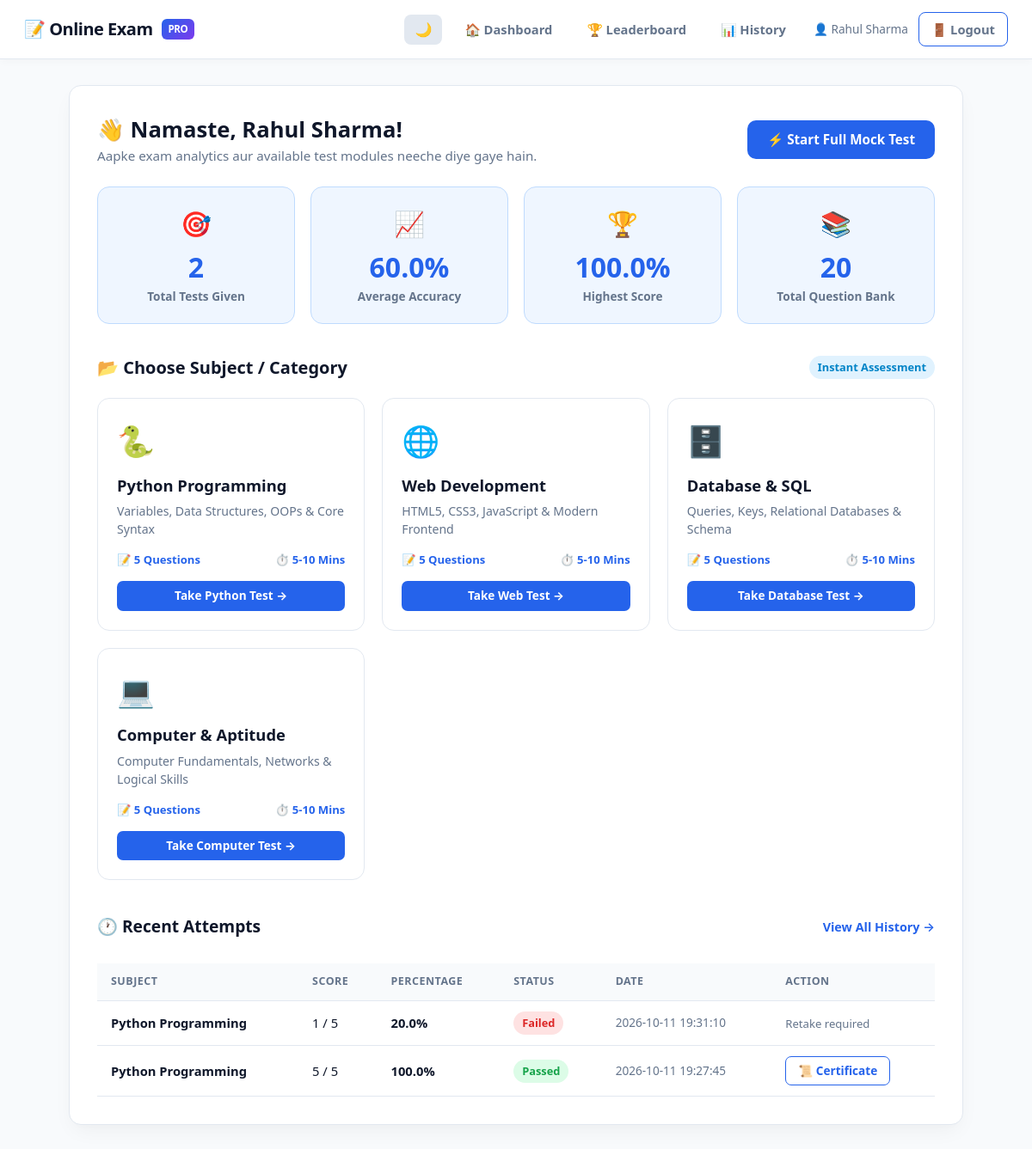
/dashboard (signed in), run on the app's committed database.
### tables this page shows
CREATE TABLE subjects (
    id          INTEGER PRIMARY KEY AUTOINCREMENT,
    name        TEXT NOT NULL UNIQUE,
    slug        TEXT NOT NULL UNIQUE,
    description TEXT,
    icon        TEXT
);

CREATE TABLE results (
    id           INTEGER PRIMARY KEY AUTOINCREMENT,
    user_id      INTEGER NOT NULL,
    subject_name TEXT DEFAULT 'Mixed Practice',
    score        INTEGER NOT NULL,
    total        INTEGER NOT NULL,
    percentage   REAL    NOT NULL,
    time_taken   INTEGER DEFAULT 0,
    tab_switches INTEGER DEFAULT 0,
    attempted_at TIMESTAMP DEFAULT CURRENT_TIMESTAMP,
    FOREIGN KEY (user_id) REFERENCES users(id) ON DELETE CASCADE
);

### app.py (the view)
@app.route("/dashboard")
@login_required
def dashboard():
    user_id = session["user_id"]
    conn    = get_db()
    cursor  = conn.cursor()
    cursor.execute("""
        SELECT s.*, COUNT(q.id) as question_count
        FROM subjects s
        LEFT JOIN questions q ON s.id = q.subject_id
        GROUP BY s.id
    """)
    subjects = cursor.fetchall()
    cursor.execute("SELECT COUNT(*) FROM questions")
    total_db_questions = cursor.fetchone()[0]
    cursor.execute("""
        SELECT
            COUNT(*) as total_attempts,
            AVG(percentage) as avg_percentage,
            MAX(percentage) as best_percentage
        FROM results
        WHERE user_id = ?
    """, (user_id,))
    stats_row = cursor.fetchone()
    total_attempts  = stats_row["total_attempts"] or 0
    avg_percentage  = round(stats_row["avg_percentage"], 1) if stats_row["avg_percentage"] else 0
    best_percentage = round(stats_row["best_percentage"], 1) if stats_row["best_percentage"] else 0
    cursor.execute("""
        SELECT id, subject_name, score, total, percentage, time_taken, attempted_at
        FROM results
        WHERE user_id = ?
        ORDER BY attempted_at DESC
        LIMIT 5
    """, (user_id,))
    recent_results = cursor.fetchall()
    conn.close()
    return render_template(
        "dashboard.html",
        name=session["name"],
        subjects=subjects,
        total_db_questions=total_db_questions,
        total_attempts=total_attempts,
        avg_percentage=avg_percentage,
        best_percentage=best_percentage,
        recent_results=recent_results
    )

### app.py (called while the page is built)
def get_db():
    conn = sqlite3.connect(DB_PATH)
    conn.row_factory = sqlite3.Row
    conn.execute("PRAGMA foreign_keys = ON")
    return conn

def login_required(f):
    @wraps(f)
    def decorated(*args, **kwargs):
        if "user_id" not in session:
            flash("Pehle login karein.", "warning")
            return redirect(url_for("home"))
        return f(*args, **kwargs)
    return decorated

### templates/dashboard.html (shortened to what this page needs)
{% extends "base.html" %}
{% block content %}
<div class="container">
    <div class="card">
        <div style="display:flex; justify-content:space-between; align-items:center; flex-wrap:wrap; gap:12px; margin-bottom:16px;">
            <div>
                <h2 style="font-size: 1.6rem; font-weight:800;">👋 Namaste, {{ name }}!</h2>
                <p style="color:var(--text-muted); font-size:0.95rem;">Aapke exam analytics aur available test modules neeche diye gaye hain.</p>
            </div>
            <div>
                <a href="{{ url_for('exam', subject_id='all') }}" class="btn btn-primary">
                    ⚡ Start Full Mock Test
                </a>
            </div>
        </div>
        <div class="stats-grid">
            <div class="stat-card">
                <div class="stat-icon">🎯</div>
                <div class="stat-value">{{ total_attempts }}</div>
                <div class="stat-label">Total Tests Given</div>
            </div>
            <div class="stat-card">
                <div class="stat-icon">📈</div>
                <div class="stat-value">{{ avg_percentage }}%</div>
                <div class="stat-label">Average Accuracy</div>
            </div>
            <div class="stat-card">
                <div class="stat-icon">🏆</div>
                <div class="stat-value">{{ best_percentage }}%</div>
                <div class="stat-label">Highest Score</div>
            </div>
            <div class="stat-card">
                <div class="stat-icon">📚</div>
                <div class="stat-value">{{ total_db_questions }}</div>
                <div class="stat-label">Total Question Bank</div>
            </div>
        </div>
        <div style="margin-top: 36px;">
            <div style="display:flex; justify-content:space-between; align-items:center;">
                <h3 style="font-size:1.25rem; font-weight:700;">📂 Choose Subject / Category</h3>
                <span class="badge badge-blue">Instant Assessment</span>
            </div>
            <div class="subjects-grid">
                {% for s in subjects %}
                <div class="subject-card">
                    <div>
                        <div class="subject-icon">{{ s.icon or '📘' }}</div>
                        <h4>{{ s.name }}</h4>
                        <p>{{ s.description or 'Practice multiple-choice questions on this subject.' }}</p>
                    </div>
                    <div>
                        <div class="subject-meta">
                            <span>📝 {{ s.question_count }} Questions</span>
                            <span>⏱️ 5-10 Mins</span>
                        </div>
                        <a href="{{ url_for('exam', subject_id=s.id) }}" class="btn btn-primary btn-block btn-sm">
                            Take {{ s.name.split(' ')[0] }} Test →
                        </a>
                    </div>
                </div>
                {% endfor %}
            </div>
        </div>
        <div style="margin-top: 40px;">
            <div style="display:flex; justify-content:space-between; align-items:center; margin-bottom:12px;">
                <h3 style="font-size:1.2rem; font-weight:700;">🕐 Recent Attempts</h3>
                <a href="{{ url_for('results_history') }}" style="color:var(--primary); font-size:0.9rem; text-decoration:none; font-weight:600;">
                    View All History →
                </a>
            </div>
            {% if recent_results %}
            <div class="table-responsive">
                <table class="custom-table">
                    <thead>
                        <tr>
                            <th>Subject</th>
                            <th>Score</th>
                            <th>Percentage</th>
                            <th>Status</th>
                            <th>Date</th>
                            <th>Action</th>
                        </tr>
                    </thead>
                    <tbody>
                        {% for r in recent_results %}
                        <tr>
                            <td><strong>{{ r.subject_name }}</strong></td>
                            <td>{{ r.score }} / {{ r.total }}</td>
                            <td><strong>{{ r.percentage }}%</strong></td>
                            <td>
                                {% if r.percentage >= 60 %}
                                    <span class="badge badge-green">Passed</span>
                                {% else %}
                                    <span class="badge badge-red">Failed</span>
                                {% endif %}
                            </td>
                            <td style="color:var(--text-muted); font-size:0.85rem;">{{ r.attempted_at }}</td>
                            <td>
                                {% if r.percentage >= 60 %}
                                    <a href="{{ url_for('certificate', result_id=r.id) }}" class="btn btn-outline btn-sm">
                                        📜 Certificate
                                    </a>
                                {% else %}
                                    <span style="color:var(--text-muted); font-size:0.82rem;">Retake required</span>
                                {% endif %}
                            </td>
                        </tr>
                        {% endfor %}
                    </tbody>
                </table>
            </div>
            {% endif %}
        </div>
    </div>
</div>
{% endblock %}

### templates/base.html (shortened to what this page needs)
<!DOCTYPE html>
<html lang="en">
<head>
    <link rel="stylesheet" href="{{ url_for('static', filename='style.css') }}">
</head>
<body>
<nav class="navbar">
    <a href="{{ url_for('home') }}" class="brand-link">
        <span>📝 Online Exam</span>
        <span class="brand-badge">PRO</span>
    </a>
    <div class="nav-links">
        <button id="theme-toggle" class="theme-toggle-btn" title="Toggle Dark/Light Mode">
            <span id="theme-icon">🌙</span>
        </button>
        {% if session.get('user_id') %}
            <a href="{{ url_for('dashboard') }}">🏠 Dashboard</a>
            <a href="{{ url_for('leaderboard') }}">🏆 Leaderboard</a>
            <a href="{{ url_for('results_history') }}">📊 History</a>
            <span style="font-size: 0.85rem; color: var(--text-muted); margin-left: 6px;">
                👤 {{ session.name }}
            </span>
            <a href="{{ url_for('logout') }}" class="btn btn-outline btn-sm">🚪 Logout</a>
        {% else %}
            <a href="{{ url_for('home') }}">Login</a>
            <a href="{{ url_for('register') }}" class="btn btn-primary btn-sm">Sign Up</a>
        {% endif %}
    </div>
</nav>
{% block content %}{% endblock %}
</body>
</html>

### data on the page
subjects: icon "🐍", name "Python Programming", description "Variables, Data Structures, OOPs & Core Syntax", question_count "5", name "Python"
subjects: icon "🌐", name "Web Development", description "HTML5, CSS3, JavaScript & Modern Frontend", question_count "5", name "Web"
subjects: icon "🗄️", name "Database & SQL", description "Queries, Keys, Relational Databases & Schema", question_count "5", name "Database"
subjects: icon "💻", name "Computer & Aptitude", description "Computer Fundamentals, Networks & Logical Skills", question_count "5", name "Computer"
results: subject_name "Python Programming", score "1", total "5", percentage "20.0", shows "Failed", attempted_at "2026-10-11 19:31:10", shows "Retake required"
results: subject_name "Python Programming", score "5", total "5", percentage "100.0", shows "Passed", attempted_at "2026-10-11 19:27:45"

### other printed values
{{ session.name }} "Rahul Sharma"
{{ name }} "Rahul Sharma"
{{ total_attempts }} "2"
{{ avg_percentage }} "60.0"
{{ best_percentage }} "100.0"
{{ total_db_questions }} "20"
